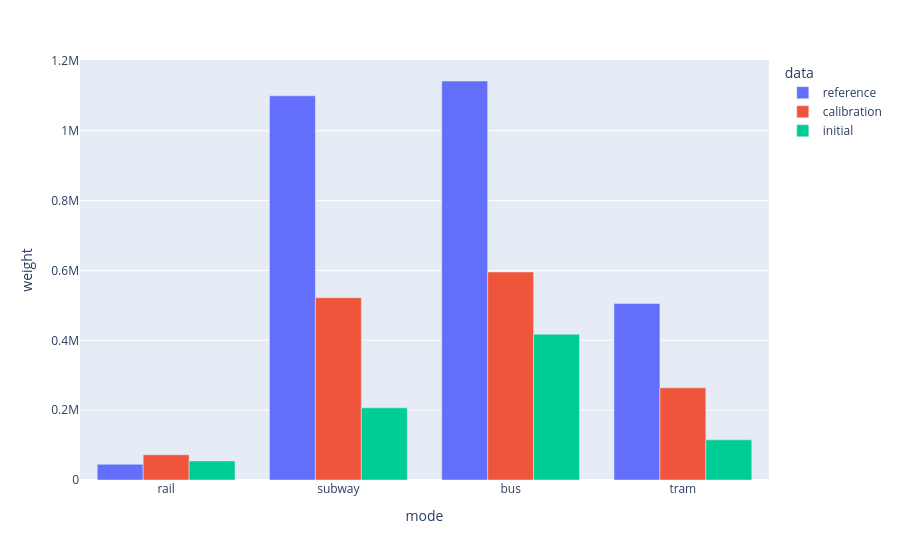

Notebook cell for this chart:
### Code cell
modes = ["rail", "subway", "bus", "tram"]
columns = ["legs_{}".format(m) for m in modes]
rename = { c: m for c, m in zip(columns, modes) }

df_reference_modes = df_reference[columns + ["weight"]]
df_reference_modes = df_reference_modes.rename(columns = rename)
for mode in modes: df_reference_modes[mode] *= df_reference_modes["weight"].values
df_reference_modes = df_reference_modes.drop(columns = "weight")
df_reference_modes = pd.DataFrame({ "mode": modes, "weight": df_reference_modes.sum(axis = 0) })
df_reference_modes["data"] = "reference"

df_evaluation_modes = df_evaluation[columns + ["weight"]]
df_evaluation_modes = df_evaluation_modes.rename(columns = rename)
for mode in modes: df_evaluation_modes[mode] *= df_evaluation_modes["weight"].values
df_evaluation_modes = df_evaluation_modes.drop(columns = "weight")
df_evaluation_modes = pd.DataFrame({ "mode": modes, "weight": df_evaluation_modes.sum(axis = 0) })
df_evaluation_modes["data"] = "calibration"

df_initial_modes = df_initial[columns + ["weight"]]
df_initial_modes = df_initial_modes.rename(columns = rename)
for mode in modes: df_initial_modes[mode] *= df_initial_modes["weight"].values
df_initial_modes = df_initial_modes.drop(columns = "weight")
df_initial_modes = pd.DataFrame({ "mode": modes, "weight": df_initial_modes.sum(axis = 0) })
df_initial_modes["data"] = "initial"

df_modes = pd.concat([df_reference_modes, df_evaluation_modes, df_initial_modes])
px.bar(df_modes, x = "mode", y = "weight", color = "data", barmode = "group")

### Figure 1 — Plotly figure (JSON) as saved in the notebook; plotly's stock layout.template omitted (floating-point values rounded to 4 significant figures)
{"data": [{"alignmentgroup": "True", "hovertemplate": "data=reference<br>mode=%{x}<br>weight=%{y}<extra></extra>", "legendgroup": "reference", "marker": {"color": "#636efa", "pattern": {"shape": ""}}, "name": "reference", "offsetgroup": "reference", "orientation": "v", "showlegend": true, "textposition": "auto", "type": "bar", "x": ["rail", "subway", "bus", "tram"], "xaxis": "x", "y": [45050.0, 1100000.0, 1142000.0, 505500.0], "yaxis": "y"}, {"alignmentgroup": "True", "hovertemplate": "data=calibration<br>mode=%{x}<br>weight=%{y}<extra></extra>", "legendgroup": "calibration", "marker": {"color": "#EF553B", "pattern": {"shape": ""}}, "name": "calibration", "offsetgroup": "calibration", "orientation": "v", "showlegend": true, "textposition": "auto", "type": "bar", "x": ["rail", "subway", "bus", "tram"], "xaxis": "x", "y": [72330.0, 522000.0, 595600.0, 263800.0], "yaxis": "y"}, {"alignmentgroup": "True", "hovertemplate": "data=initial<br>mode=%{x}<br>weight=%{y}<extra></extra>", "legendgroup": "initial", "marker": {"color": "#00cc96", "pattern": {"shape": ""}}, "name": "initial", "offsetgroup": "initial", "orientation": "v", "showlegend": true, "textposition": "auto", "type": "bar", "x": ["rail", "subway", "bus", "tram"], "xaxis": "x", "y": [54690.0, 206600.0, 417600.0, 114900.0], "yaxis": "y"}], "layout": {"barmode": "group", "legend": {"title": {"text": "data"}, "tracegroupgap": 0}, "margin": {"t": 60}, "xaxis": {"anchor": "y", "domain": [0, 1], "title": {"text": "mode"}}, "yaxis": {"anchor": "x", "domain": [0, 1], "title": {"text": "weight"}}}}
